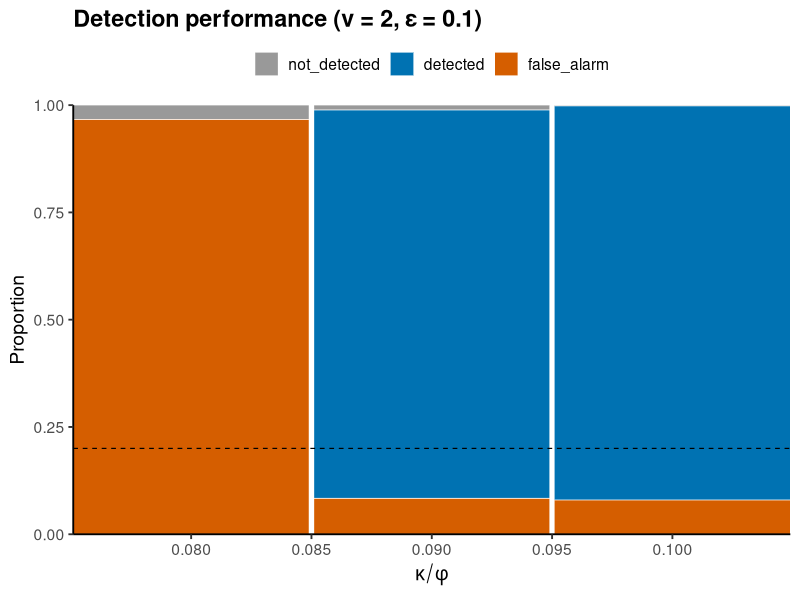
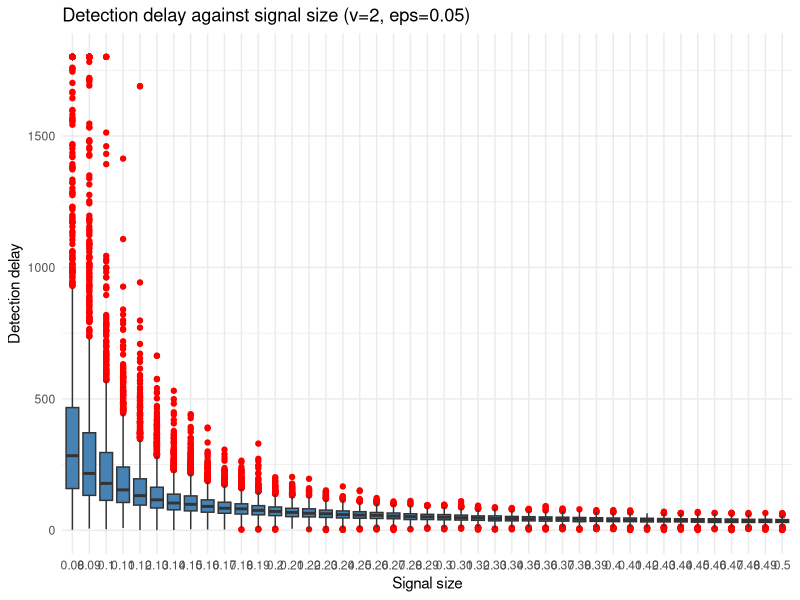
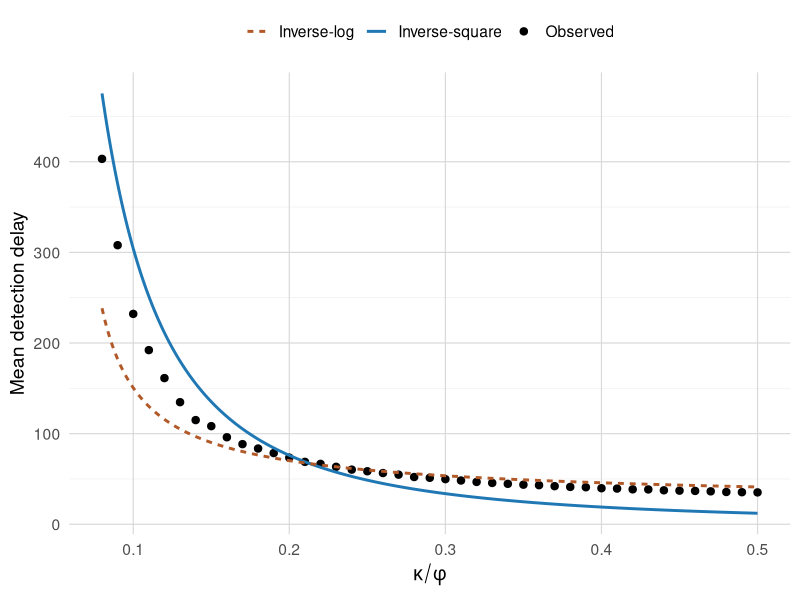
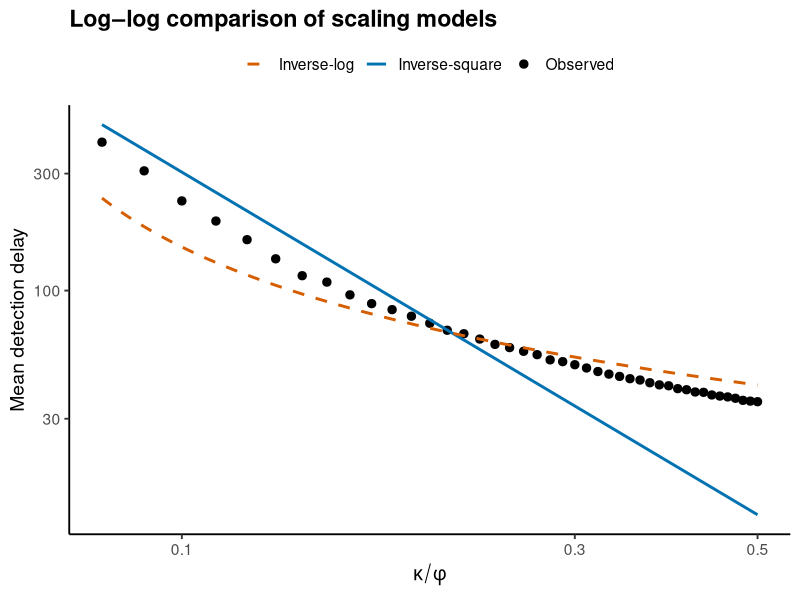

Reproduce these figures in R, in order.
library(ggplot2)
library(tidyr)
library(dplyr)
library(tibble)

# Read CSV with no header
data1 <- read.csv("data/Latest_format/locations_v2e10R2R3.csv")

# ==== Data treatment ====
data2 <- read.csv("data/Latest_format/rawdata/locations_th1e10_R1R2_tunedup.csv", header = FALSE)
data_bars<-data2
data_bars[data_bars == -1] <- 2401

detected_long <- data_bars %>%
  mutate(snr = seq(from = 0, to = 0.1, by = 0.01)) %>%
  pivot_longer(-snr, values_to = "stoppingT")
colnames(detected_long)[2]<-"trial"

total<-as.data.frame(detected_long)
# total<-rbind(data1,as.data.frame(detected_long))
# total<-total[order(total$snr),]

write.csv(total,"data/Latest_format/locations_th1e10.csv", row.names = FALSE)
# write.csv(detected_long,
#         "data/Latest_format/locations_th1e10.csv", row.names = FALSE)

# ==== Proportion plot ====
# Function to compute proportions for each row
get_proportions <- function(x) {
  total <- length(x)
  c(
    not_detected = sum(x >= 2400) / total,
    false_alarm = sum(x >= 0 & x <= 600) / total,
    detected = sum(x > 600 & x < 2400) / total
  )
}

# Apply row-wise
# Group by snr and compute proportions
props <- data1 %>%
  filter(snr<=0.1) %>%
  group_by(snr) %>%
  reframe(
    tibble::as_tibble_row(get_proportions(stoppingT))
  )

props$false_alarm[1]<-props$false_alarm[1]+props$detected[1]
props$detected[1]<-0

props_longer<- props %>%
  pivot_longer(
    cols = c(not_detected, false_alarm, detected),
    names_to = "category",
    values_to = "proportion") %>%
  mutate(category = factor(category,
                           levels = c("not_detected","detected","false_alarm")))

snr_step <- min(diff(sort(unique(props_longer$snr))))

ggplot(props_longer,
       aes(x = snr,
           y = proportion,
           fill = category)) +
  geom_col(width = snr_step * 0.98,
           colour = "white",
           linewidth = 0.2) +
  geom_hline(yintercept = 0.2,
             linetype = "dashed",
             linewidth = 0.4) +
  scale_x_continuous(
    expand = expansion(mult = c(0, 0))
  ) +
  scale_y_continuous(
    limits = c(0, 1),
    expand = expansion(mult = c(0, 0))
  ) +
  labs(
    x = expression(kappa/phi),
    y = "Proportion",
    title = "Detection performance (v = 2, ε = 0.1)"
  ) +
  scale_fill_manual(
    values = c(
      not_detected = "#999999",
      detected     = "#0072B2",
      false_alarm  = "#D55E00"
    )
  ) +
  theme_classic(base_size = 14) +
  theme(
    legend.position = "top",
    legend.title = element_blank(),
    plot.title = element_text(face = "bold")
  )
# ==== Boxplot ====
detected_long <- data1 %>%
  filter(stoppingT > 600, snr>=0.08) %>%
  mutate(snr = factor(snr))

ggplot(detected_long, aes(x = snr, y = stoppingT-600)) +
  geom_boxplot(fill = "steelblue", outlier.color = "red") +
  labs(x = "Signal size", y = "Detection delay", title = "Detection delay against signal size (v=2, eps=0.05)") +
  theme_minimal()

# ====== Mean plot =====
detected_long <- data1 %>%
  filter(snr >=0.08)%>%
  filter(stoppingT > 600)

result <- detected_long %>%
  group_by(snr) %>%
  summarise(meanT = mean(stoppingT), sdT=sd(stoppingT))

result$meanT<-result$meanT-600

mod<-lm(meanT~I((snr)^(-2))+0, data=result, weights = 1/sdT)
summary(mod)

mod2<-lm(meanT~I((log(snr*4.582576*4))^(-1))+0, data=result, weights = 1/sdT)
#mod2<-lm(meanT~I((log(snr*6))^(-1))+0, data=result[result$snr>=0.2,])
summary(mod2)

# dense grid for smooth curves
grid <- data.frame(
  snr = seq(min(result$snr),
            max(result$snr),
            length.out = 400)
)

grid$fit_inv_sq  <- predict(mod,  newdata = grid)
grid$fit_log_inv <- predict(mod2, newdata = grid)

ggplot(result, aes(x = snr, y = meanT)) +
  geom_point(aes(colour = "Observed"),
             size = 2.2) +
  geom_line(data = grid,
            aes(y = fit_inv_sq,
                colour = "Inverse-square"),
            linewidth = 1) +
  geom_line(data = grid,
            aes(y = fit_log_inv,
                colour = "Inverse-log"),
            linewidth = 1,
            linetype = "22") +
  labs(
    x = expression(kappa/phi),
    y = "Mean detection delay",
    colour = NULL
  ) +
  scale_colour_manual(
    values = c(
      "Observed"       = "black",
      "Inverse-square" = "#1f78b4",
      "Inverse-log"    = "#b15928"
    )
  ) +
  theme_minimal(base_size = 14) +
  theme(
    panel.grid.major = element_line(colour = "grey85", linewidth = 0.4),
    panel.grid.minor = element_line(colour = "grey93", linewidth = 0.2),
    panel.grid.minor.x = element_blank(),
    legend.position = "top",
    legend.box = "horizontal",
    plot.title = element_text(face = "bold")
  )


# prediction grid
grid <- data.frame(
  snr = seq(min(result$snr[result$snr > 0]),
            max(result$snr),
            length.out = 400)
)

grid$fit_inv_sq  <- predict(mod,  newdata = grid)
grid$fit_log_inv <- predict(mod2, newdata = grid)

ggplot(result, aes(x = snr, y = meanT)) +
  geom_point(aes(colour = "Observed"),
             size = 2.5) +
  geom_line(data = grid,
            aes(y = fit_inv_sq,
                colour = "Inverse-square"),
            linewidth = 1) +
  geom_line(data = grid,
            aes(y = fit_log_inv,
                colour = "Inverse-log"),
            linewidth = 1,
            linetype = "dashed") +
  scale_x_log10() +
  scale_y_log10() +
  labs(
    x = expression(kappa/phi),
    y = "Mean detection delay",
    colour = NULL,
    title = "Log–log comparison of scaling models"
  ) +
  scale_colour_manual(
    values = c(
      "Observed"       = "black",
      "Inverse-square" = "#0072B2",
      "Inverse-log"    = "#D55E00"
    )
  ) +
  theme_classic(base_size = 14) +
  theme(
    legend.position = "top",
    plot.title = element_text(face = "bold")
  )
